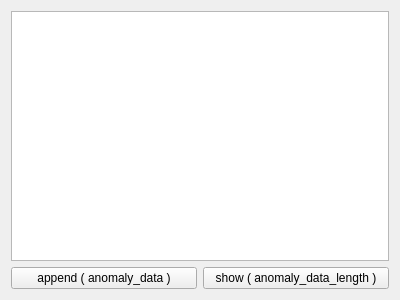
<?xml version="1.0" encoding="UTF-8"?>
<ui version="4.0">
 <class>Form</class>
 <widget class="QWidget" name="Form">
  <property name="geometry">
   <rect>
    <x>0</x>
    <y>0</y>
    <width>400</width>
    <height>300</height>
   </rect>
  </property>
  <property name="windowTitle">
   <string>Form</string>
  </property>
  <layout class="QGridLayout" name="gridLayout">
   <item row="0" column="0" colspan="2">
    <widget class="GraphicsLayoutWidget" name="graphicsView"/>
   </item>
   <item row="1" column="0">
    <widget class="QPushButton" name="pushButton">
     <property name="text">
      <string>append ( anomaly_data )</string>
     </property>
    </widget>
   </item>
   <item row="1" column="1">
    <widget class="QPushButton" name="pushButton_2">
     <property name="text">
      <string>show ( anomaly_data_length )</string>
     </property>
    </widget>
   </item>
  </layout>
 </widget>
 <customwidgets>
  <customwidget>
   <class>GraphicsLayoutWidget</class>
   <extends>QGraphicsView</extends>
   <header location="global">pyqtgraph</header>
  </customwidget>
 </customwidgets>
 <resources/>
 <connections/>
</ui>
